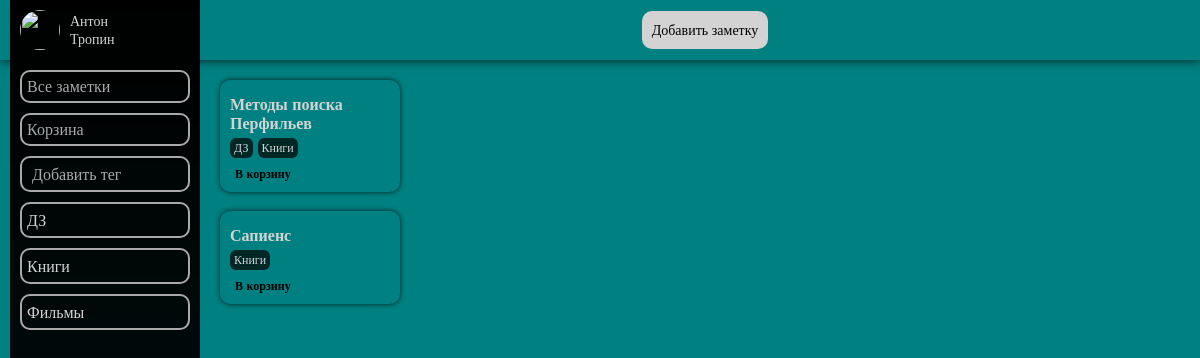
Screenshot of /notesByTag/7 (signed in) with the database file from the repository.
### DiarySiteApp/models.py (models this page shows, shortened)
class Tag(models.Model):
    account = models.ForeignKey(Account, on_delete=models.CASCADE)
    title = models.CharField('название тега', max_length=30, unique=True)
    def __str__(self):
        return self.title
    class Meta:
        verbose_name = 'Тег'
        verbose_name_plural = 'Теги'
        abstract = False

class Note(models.Model):
    account = models.ForeignKey(Account, on_delete=models.CASCADE)
    title = models.CharField('название заметки', max_length=30, null=True, blank=True)
    description = models.TextField('описание заметки', null=True, blank=True)
    planned_date = models.DateTimeField('запланированная дата', null=True, blank=True)
    on_repeat = models.BooleanField('повторяется')
    to_remind = models.BooleanField('напоминание')
    remind_date = models.DateTimeField('дата напоминания', null=True, blank=True)
    on_delete = models.BooleanField('удалено', default=False)
    delete_date = models.DateField('дата удаления', null=True, blank=True, editable=False)
    tag = models.ManyToManyField(Tag, blank=True)
    class Meta:
        verbose_name = 'Заметка'
        verbose_name_plural = 'Заметки'
        abstract = False
    @property
    def tags(self):
        return Tag.objects.filter(note = self)

### DiarySiteApp/views.py (the view)
# urls.py: re_path(r'^notesByTag/(?P<id>\d+)$', views.notesByTag, name = 'notesByTag'),
def notesByTag(request, id):
    user = User.objects.get(pk = request.user.pk)
    tags = user.account.tags
    tag = Tag.objects.get(id = id)
    notes = Note.objects.filter(
    account = user.account
    ).filter(
    tag = tag
    )
    photo = user.account.photo
    context ={
        'tags' : tags,
        'notes' : notes,
        'photo' : photo,
        'title' : f'{tag.title}'
    }
    return render(request, 'DiarySiteApp/main.html', context)

### DiarySiteApp/models.py (called while the page is built)
    @property
    def tags(self):
        return Tag.objects.filter(account = self)

### DiarySiteApp/templates/DiarySiteApp/main.html (shortened to what this page needs)
{% extends 'DiarySiteApp/notesOutput.html' %}
{% block notes %}
    <div class="notes_container">
        {% for note in notes %}
            <div class="card">
                <a href="noteform/{{note.id}}">
                    <div class="cardContent">
                        {% if note.title %}
                            <div class="cardName">{{note.title}}</div>
                        {% endif %}
                        {% if note.tags%}
                            <div class="cardTags">
                                {% for tag in tags %}
                                    {% if tag in note.tags %}
                                        <div class="tag">{{tag}}</div>
                                    {% endif %}
                                {% endfor %}
                            </div>
                        {% endif %}
                    </div>
                </a>
                <a href="{% url 'toTrashCan' note.id %}" id="delete" class="cardManipulationButton" onclick="deleteNote()">В корзину</a>
            </div>
        {% endfor %}
    </div>
{% endblock %}

### DiarySiteApp/templates/DiarySiteApp/notesOutput.html (shortened to what this page needs)
{% extends 'DiarySiteApp/base.html' %}
{% load static %}
{% block content %}
    {% if request.user.is_authenticated %}
        <header>
            <div class="header_content class">
                <a href="{% url 'noteform' 'add' %}" class="control_button">Добавить заметку</a>
            </div>
        </header>
        <div class="menu">
            <div class="profile">
                {% if user.socialaccount_set.all.0.get_avatar_url %}
                        <img class="avatar" src='{{ user.socialaccount_set.all.0.get_avatar_url }}'>
                {% else %}
                        {%if photo %}
                                <div>{{photo}}</div>
                        {%else%}
                                <img class="avatar" src='https://iupac.org/wp-content/uploads/2018/05/default-avatar.png'>
                        {% endif %}
                {% endif %}
                <a href="accounts/logout" title="Нажмите, чтобы выйти из аккаунта">
                    <div class="personal_information">
                            {% if user.first_name %}
                                <p>{{user.first_name}}</p>
                                <p>{{user.last_name}}</p>
                            {% else %}
                                <p>{{user}}</p>
                            {% endif %}
                    </div>
                </a>
            </div>
            <div class="tags_container" id="tags_container">
                <a href="{% url 'main' %}"><div class="tag_button">Все заметки</div></a>
                <a href="{% url 'trashCan' %}"><div class="tag_button">Корзина</div></a>
                <form method="POST" class="add_tag_form" id="tag_creation_form" data-url="{% url 'addTag' %}">
                    <input type="text" name="tag_title_input" autocomplete="off" class="input tag_title_input" placeholder="Добавить тег" required>
                    <button type="submit" class="save_tag_button"></button>
                </form>
                {% for tag in tags%}
                    <div class="custom_tag_button">
                        <a href="{% url 'notesByTag' tag.id %}"><div>{{tag.title}}</div></a>
                        <a href="{% url 'deleteTag' tag.id %}" class="delete_tag_button"></a>
                    </div>
                {% endfor %}
            </div>
        </div>
        {% block notes %}{% endblock %}
    {% endif %}
{% endblock %}

### DiarySiteApp/static/css/style.css (style rules this page uses)
* { margin: 0; padding: 0; box-sizing: border-box; color: lightgrey; font-family: Montserrat; text-decoration: none; transition: 0.2s; }
header { width: 100%; height: 60px; box-shadow: 0 0 10px rgba(0, 0, 0, 0.8); position: fixed; background-color: teal; z-index: 1; }
body { background-color: teal; }
.header_content { height: 100%; margin-left: 210px; display: grid; grid-template-columns: 1fr 3fr 1fr; align-items: center; justify-items: center; }
.control_button { background-color: lightgrey; padding: 10px; border: none; border-radius: 10px; color: black; font-size: 14px; cursor: pointer; }
.header_content .control_button { grid-column: 2; }
.profile { display: flex; width: 100%; height: 60px; background: none; align-items: center; }
.avatar { display: inline-block; width: 40px; height: 40px; border-radius: 40px; margin: 10px; }
.personal_information { display: inline-block; font-size: 14px; }
.menu { z-index: 2; position: fixed; height: 100%; width: 190px; margin-left: 10px; background: linear-gradient(180deg, black 0%, rgba(0, 0, 0, 0.9) 60%, rgba(0, 0, 0, 0.6) 100%); z-index: 2; }
.tags_container { display: inline-block; width: 100%; padding: 0 10px; }
.add_tag_form { display: grid; grid-template-columns: 7fr 1fr; align-items: center; justify-items: center; padding-left: 5px; border: 2px solid darkgrey; border-radius: 10px; }
.save_tag_button { width: 40px; height: 40px; background-color: black; border-radius: 50px; border: none; cursor: pointer; display: flex; justify-content: center; align-items: center; overflow: hidden; background-color: transparent; display: block; width: 28px; height: 28px; margin: 2px; }
.add_tag_form .tag_title_input { display: inline-block; margin: 0; font-size: 16px; background-color: transparent; border: none; color: white; }
.add_tag_form .tag_title_input::placeholder { color: darkgrey; }
.tag_button { width: 100%; margin: 10px 0; border: 2px solid darkgrey; color: darkgrey; border-radius: 10px; padding: 5px; font-size: 16px; }
.custom_tag_button { display: grid; grid-template-columns: 7fr 1fr; align-items: center; justify-content: center; padding: 0px; font-size: 16px; color: darkgrey; font-weight: 300; border: 2px solid darkgrey; border-radius: 10px; padding-left: 5px; margin: 10px 0; }
.delete_tag_button { width: 40px; height: 40px; background-color: black; border-radius: 50px; border: none; cursor: pointer; display: flex; justify-content: center; align-items: center; overflow: hidden; width: 28px; height: 28px; margin: 2px; display: block; z-index: 5; background-color: transparent; }
.notes_container { padding: 80px 20px; margin-left: 200px; columns: 5; column-gap: 15px; }
.notes_container .card { border-radius: 10px; box-shadow: 0 0 5px rgba(0, 0, 0, 0.8); margin: 10px; padding: 5px; font-size: 16px; width: 100%; break-inside: avoid; padding: 10px; margin: 0 0 15px; overflow: hidden; max-width: 380px; display: inline-block; transform: translateZ(0); }
.cardContent { width: 100%; height: 100%; }
.cardName { font-weight: bold; display: block; margin: 5px 0; }
.cardTags { display: flex; flex-wrap: wrap; font-size: 12px; margin-right: 5px; color: black; }
.cardTags .tag { margin-right: 5px; margin-bottom: 5px; padding: 2px 4px; background-color: rgba(0, 0, 0, 0.7); border-radius: 6px; }
.cardManipulationButton { font-size: 12px; font-weight: bold; color: black; padding: 2px 5px; border-radius: 5px; }
.input { width: 100%; border: none; font-size: 24px; border-radius: 10px; color: dimgrey; padding: 5px; display: inline; margin: 10px 0; }

### rows the page displays
Tag: title "ДЗ"
Tag: title "Книги"
Tag: title "Фильмы"
Note: title "Методы поиска Перфильев"
Note: title "Сапиенс"

### other values shown
{{ user.first_name }} "Антон"
{{ user.last_name }} "Тропин"
